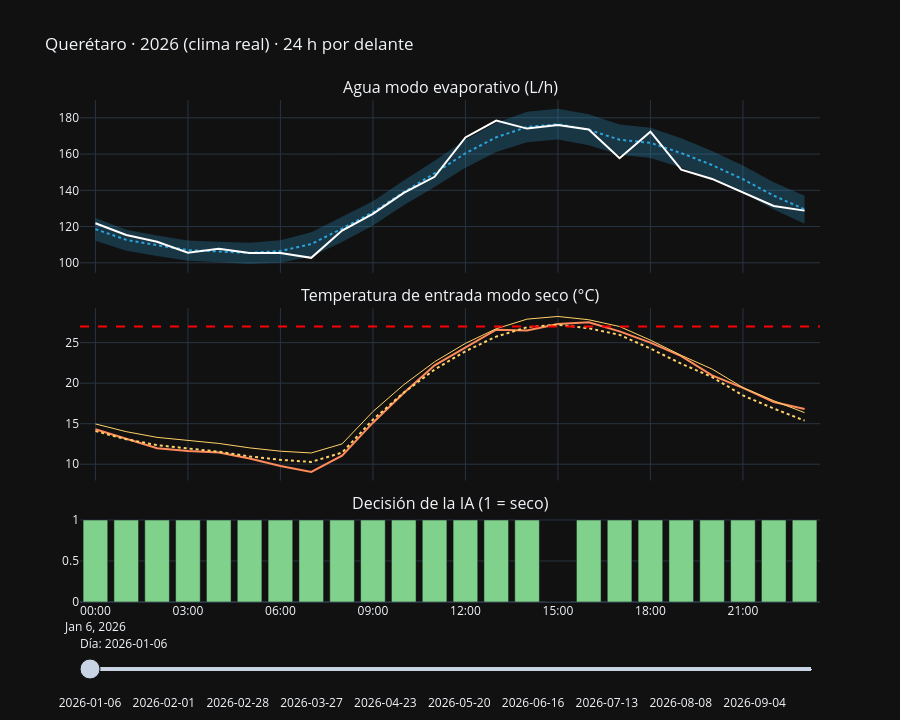

The code cell stored with this chart in its notebook:
### Markdown cell above
## 4 · Explorador interactivo: pronóstico vs. realidad, día por día
Desliza el control para recorrer días de 2026. Arriba: agua evaporativa real vs. pronóstico (banda P10–P90). Centro: temperatura de entrada del modo seco real vs. pronóstico y el límite de 27 °C. Abajo: **decisión de la IA** (seco = 1).

### Code cell
city = 'Querétaro'
P = prepare(city, tf, sc, dev)
dry = decisions(P)[POLICIES[3]]
days = np.linspace(5, len(P['y'])-6, 40).astype(int)
fig = make_subplots(rows=3, cols=1, shared_xaxes=True, vertical_spacing=.07, row_heights=[.4,.4,.2],
        subplot_titles=('Agua modo evaporativo (L/h)', 'Temperatura de entrada modo seco (°C)', 'Decisión de la IA (1 = seco)'))
for k, j in enumerate(days):
    t = pd.to_datetime(P['times'][j]); vis = k == 0
    p = P['p'][j]; y = P['y'][j]
    fig.add_scatter(x=t, y=p[:,0,0], line=dict(width=0), showlegend=False, hoverinfo='skip', visible=vis, row=1, col=1)
    fig.add_scatter(x=t, y=p[:,0,2], fill='tonexty', fillcolor='rgba(44,163,220,.25)', line=dict(width=0), name='P10–P90', visible=vis, row=1, col=1)
    fig.add_scatter(x=t, y=p[:,0,1], line=dict(color='#2ca3dc', dash='dot'), name='pronóstico P50', visible=vis, row=1, col=1)
    fig.add_scatter(x=t, y=y[:,0], line=dict(color='white'), name='real', visible=vis, row=1, col=1)
    fig.add_scatter(x=t, y=y[:,4], line=dict(color='#ff8a5c'), name='entrada seco real', visible=vis, row=2, col=1)
    fig.add_scatter(x=t, y=p[:,4,1], line=dict(color='#ffd166', dash='dot'), name='entrada seco P50', visible=vis, row=2, col=1)
    fig.add_scatter(x=t, y=p[:,4,2], line=dict(color='#ffd166', width=1), name='entrada seco P90', visible=vis, row=2, col=1)
    fig.add_bar(x=t, y=dry[j].astype(int), marker_color=np.where(dry[j], '#7fd18b', '#2ca3dc'), name='decisión', visible=vis, row=3, col=1)
fig.add_hline(y=INLET_MAX, line_dash='dash', line_color='red', row=2, col=1)
per = 8
steps = []
for k, j in enumerate(days):
    v = [False]*(per*len(days)); v[k*per:(k+1)*per] = [True]*per
    steps.append(dict(method='update', args=[{'visible': v}], label=str(pd.to_datetime(P['times'][j][0]).date())))
fig.update_layout(sliders=[dict(active=0, steps=steps, currentvalue=dict(prefix='Día: '), pad=dict(t=30))], height=720,
                  template='plotly_dark', showlegend=False, title=f'{city} · 2026 (clima real) · 24 h por delante')
fig.show()
